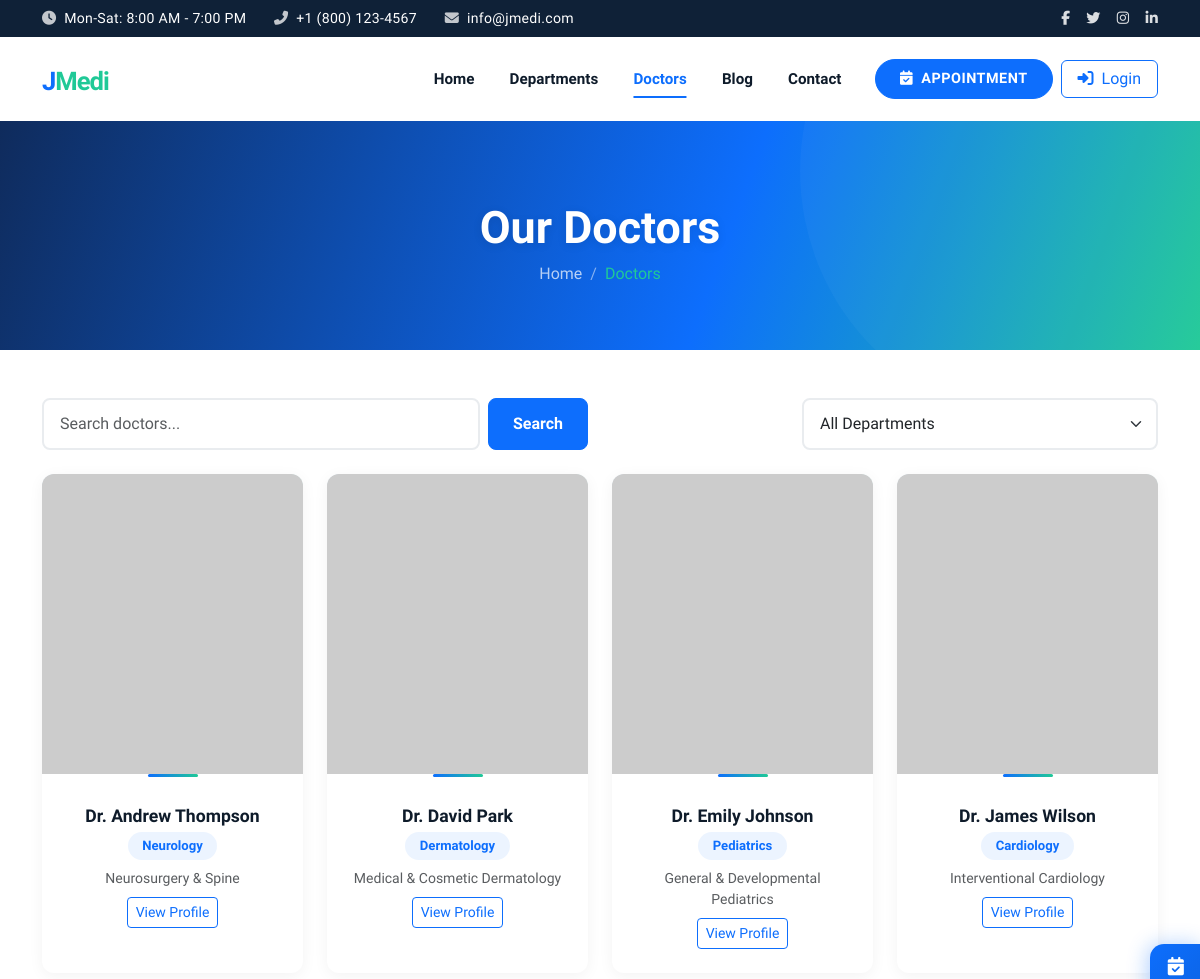
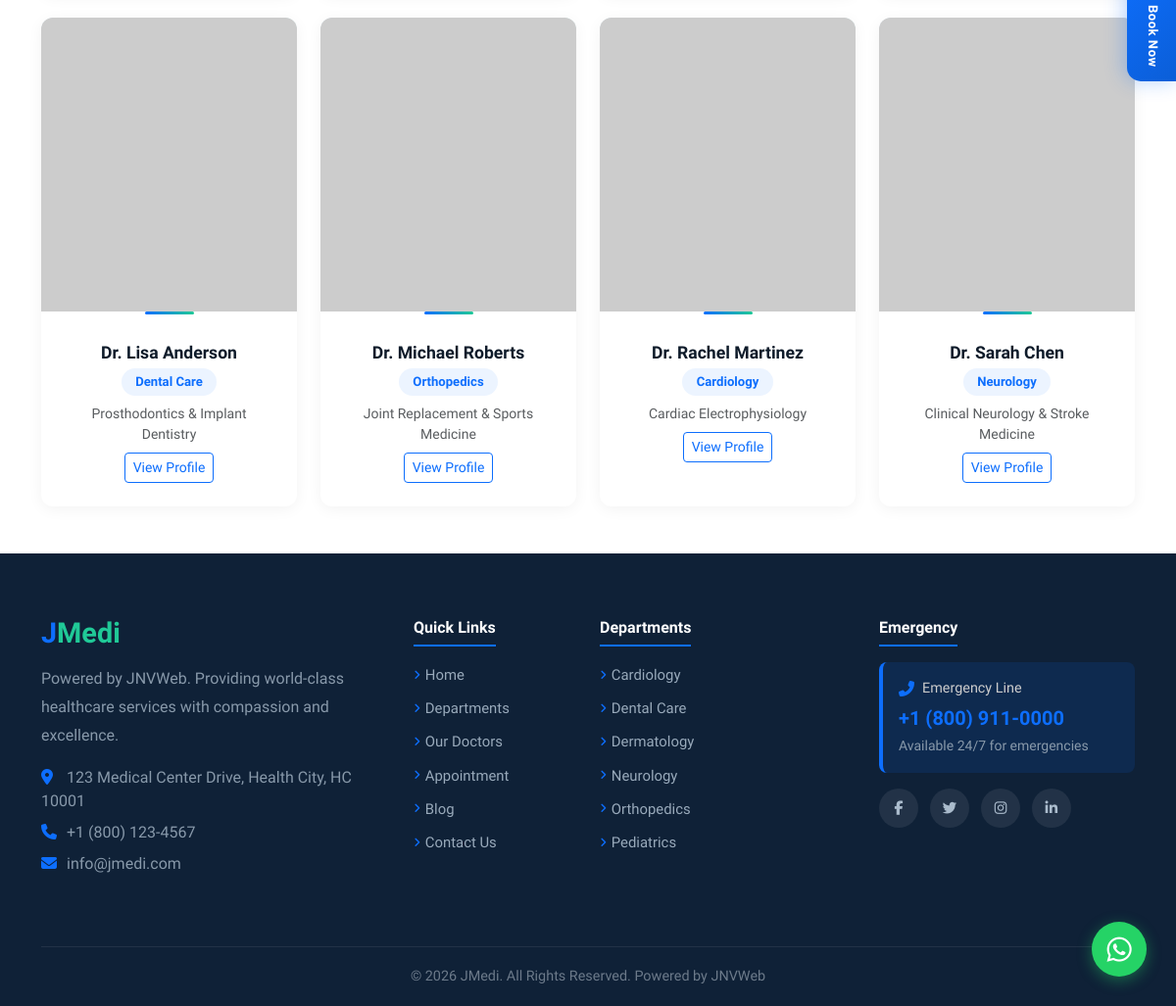
The app's page /doctors.php with its own data (2 pictures, top to bottom).
### tables this page shows
CREATE TABLE IF NOT EXISTS `doctors` (
    `doctor_id`          INT AUTO_INCREMENT PRIMARY KEY,
    `name`               VARCHAR(100) NOT NULL,
    `photo`              VARCHAR(255),
    `department_id`      INT          DEFAULT NULL,
    `qualification`      VARCHAR(255),
    `experience`         VARCHAR(100),
    `specialization`     VARCHAR(255),
    `bio`                TEXT,
    `email`              VARCHAR(100),
    `phone`              VARCHAR(30),
    `available_days`     VARCHAR(255),
    `available_time`     VARCHAR(100),
    `consultation_fee`   DECIMAL(10,2) DEFAULT 500.00,
    `clinic_address`     TEXT,
    `consultation_types` VARCHAR(20)  DEFAULT 'both',
    `status`             SMALLINT     DEFAULT 1,
    `sort_order`         INT          DEFAULT 0,
    `created_at`         TIMESTAMP    DEFAULT CURRENT_TIMESTAMP,
    CONSTRAINT `fk_doctors_dept` FOREIGN KEY (`department_id`) REFERENCES `departments`(`department_id`) ON DELETE SET NULL
);

CREATE TABLE IF NOT EXISTS `departments` (
    `department_id` INT AUTO_INCREMENT PRIMARY KEY,
    `name`          VARCHAR(100) NOT NULL,
    `slug`          VARCHAR(100) UNIQUE NOT NULL,
    `description`   TEXT,
    `icon`          VARCHAR(50)  DEFAULT 'fa-heartbeat',
    `services`      TEXT,
    `image`         VARCHAR(255),
    `status`        SMALLINT     DEFAULT 1,
    `sort_order`    INT          DEFAULT 0,
    `created_at`    TIMESTAMP    DEFAULT CURRENT_TIMESTAMP
);

### includes/functions.php (called while the page is built, shortened)
<?php
function e(string $str): string {
    return htmlspecialchars($str, ENT_QUOTES, 'UTF-8');
}
function getSettings(PDO $pdo): array {
    $stmt = $pdo->query("SELECT setting_key, setting_value FROM settings");
    $settings = [];
    while ($row = $stmt->fetch()) {
        $settings[$row['setting_key']] = $row['setting_value'];
    }
    return $settings;
}
function getDepartments(PDO $pdo, bool $activeOnly = true): array {
    $sql = "SELECT * FROM departments";
    if ($activeOnly) $sql .= " WHERE status = 1";
    $sql .= " ORDER BY sort_order, name";
    return $pdo->query($sql)->fetchAll();
}
function getDoctors(PDO $pdo, ?int $departmentId = null, bool $activeOnly = true): array {
    $sql = "SELECT d.*, dep.name as department_name FROM doctors d LEFT JOIN departments dep ON d.department_id = dep.department_id";
    $conditions = [];
    $params = [];
    if ($activeOnly) {
        $conditions[] = "d.status = 1";
    }
    if ($conditions) {
        $sql .= " WHERE " . implode(' AND ', $conditions);
    }
    $sql .= " ORDER BY d.sort_order, d.name";
    $stmt = $pdo->prepare($sql);
    $stmt->execute($params);
    return $stmt->fetchAll();
}

### public/doctors.php (the view, shortened to what this page needs)
<?php
require_once __DIR__ . '/../includes/header.php';
$deptId = isset($_GET['department']) ? (int)$_GET['department'] : null;
$search = $_GET['search'] ?? '';
$departments = getDepartments($pdo);
if ($search) {
    $stmt = $pdo->prepare("SELECT d.*, dep.name as department_name FROM doctors d LEFT JOIN departments dep ON d.department_id = dep.department_id WHERE d.status = 1 AND (d.name LIKE :s OR d.specialization LIKE :s2) ORDER BY d.name");
    $stmt->execute([':s' => "%$search%", ':s2' => "%$search%"]);
    $doctors = $stmt->fetchAll();
} else {
    $doctors = getDoctors($pdo, $deptId);
}
?>
<div class="page-header">
    <div class="container">
        <h1>Our Doctors</h1>
        <nav aria-label="breadcrumb">
            <ol class="breadcrumb mb-0">
                <li class="breadcrumb-item"><a href="/">Home</a></li>
                <li class="breadcrumb-item active">Doctors</li>
            </ol>
        </nav>
    </div>
</div>
<section class="py-5">
    <div class="container">
        <div class="row mb-4">
            <div class="col-md-6">
                <form class="d-flex" method="GET">
                    <input type="text" name="search" class="form-control me-2" placeholder="Search doctors..." value="<?= e($search) ?>">
                    <button class="btn btn-primary" type="submit">Search</button>
                </form>
            </div>
            <div class="col-md-4 ms-auto mt-3 mt-md-0">
                <select id="deptFilter" class="form-select">
                    <option value="">All Departments</option>
                </select>
            </div>
        </div>
        <div class="row g-4">
            <?php if (empty($doctors)): ?>
                <div class="col-12 text-center py-5">
                    <i class="fas fa-user-md text-muted" style="font-size:3rem;"></i>
                    <p class="text-muted mt-3">No doctors found.</p>
                </div>
            <?php else: ?>
                <?php foreach ($doctors as $doc): ?>
                <div class="col-lg-3 col-md-6">
                    <div class="card doctor-card">
                        <div class="doctor-img">
                            <?php if ($doc['photo']): ?>
                                <img src="<?= e($doc['photo']) ?>" alt="<?= e($doc['name']) ?>">
                            <?php else: ?>
                                <i class="fas fa-user-md placeholder-icon"></i>
                            <?php endif; ?>
                        </div>
                        <div class="card-body">
                            <h5><?= e($doc['name']) ?></h5>
                            <span class="dept-badge"><?= e($doc['department_name'] ?? '') ?></span>
                            <p class="text-muted small mt-2 mb-2"><?= e($doc['specialization'] ?? '') ?></p>
                            <a href="/public/doctor-profile.php?id=<?= $doc['doctor_id'] ?>" class="btn btn-sm btn-outline-primary">View Profile</a>
                        </div>
                    </div>
                </div>
                <?php endforeach; ?>
            <?php endif; ?>
        </div>
    </div>
</section>
<?php require_once __DIR__ . '/../includes/footer.php'; ?>

### includes/footer.php (shortened to what this page needs)
<footer class="footer text-light">
    <div class="container">
        <div class="row g-4 pb-4">
            <div class="col-lg-4 col-md-6">
                <?php $footerLogo = $settings['footer_logo'] ?? ($settings['frontend_logo'] ?? ''); ?>
                <?php if ($footerLogo): ?>
                <a href="/" class="d-inline-block mb-3"><img src="<?= e($footerLogo) ?>" alt="<?= e($settings['site_name'] ?? 'JMedi') ?>" style="height:50px;width:auto;object-fit:contain;filter:brightness(0) invert(1);"></a>
                <?php else: ?>
                <h5 class="mb-3" style="font-size:1.8rem;"><a href="/" class="text-decoration-none"><span style="color:var(--primary);">J</span><span style="color:var(--secondary);">Medi</span></a></h5>
                <?php endif; ?>
                <p style="color:#8899aa;line-height:1.8;"><?= e($settings['tagline'] ?? 'Smart Medical Platform') ?>. Providing world-class healthcare services with compassion and excellence.</p>
                <ul class="list-unstyled" style="color:#8899aa;">
                    <li class="mb-2"><i class="fas fa-map-marker-alt me-2" style="color:var(--primary);width:18px;"></i><?= e($settings['address'] ?? '') ?></li>
                    <li class="mb-2"><i class="fas fa-phone me-2" style="color:var(--primary);width:18px;"></i><?= e($settings['phone'] ?? '') ?></li>
                    <li class="mb-2"><i class="fas fa-envelope me-2" style="color:var(--primary);width:18px;"></i><?= e($settings['email'] ?? '') ?></li>
                </ul>
            </div>
            <div class="col-lg-2 col-md-6">
                <h6 class="mb-3 pb-2" style="border-bottom:2px solid var(--primary);display:inline-block;">Quick Links</h6>
                <ul class="list-unstyled footer-links">
                    <li><a href="/">Home</a></li>
                    <li><a href="/public/departments.php">Departments</a></li>
                    <li><a href="/public/doctors.php">Our Doctors</a></li>
                    <li><a href="/public/appointment.php">Appointment</a></li>
                    <li><a href="/public/blog.php">Blog</a></li>
                    <li><a href="/public/contact.php">Contact Us</a></li>
                </ul>
            </div>
            <div class="col-lg-3 col-md-6">
                <h6 class="mb-3 pb-2" style="border-bottom:2px solid var(--primary);display:inline-block;">Departments</h6>
                <ul class="list-unstyled footer-links">
                    <?php
                    $footerDepts = getDepartments($pdo);
                    foreach (array_slice($footerDepts, 0, 6) as $dept): ?>
                    <li><a href="/public/departments.php?slug=<?= e($dept['slug']) ?>"><?= e($dept['name']) ?></a></li>
                    <?php endforeach; ?>
                </ul>
            </div>
            <div class="col-lg-3 col-md-6">
                <h6 class="mb-3 pb-2" style="border-bottom:2px solid var(--primary);display:inline-block;">Emergency</h6>
                <div class="p-3 rounded-3 mb-3" style="background:rgba(13,110,253,0.12);border-left:4px solid var(--primary);">
                    <div class="d-flex align-items-center gap-2 mb-2">
                        <i class="fas fa-phone-alt" style="color:var(--primary);"></i>
                        <span style="color:#ccc;font-size:0.9rem;">Emergency Line</span>
                    </div>
                    <p class="h5 mb-1" style="color:var(--primary);font-weight:700;"><?= e($settings['emergency_phone'] ?? '') ?></p>
                    <small style="color:#8899aa;">Available 24/7 for emergencies</small>
                </div>
                <div class="social-icons mt-3">
                    <?php if (!empty($settings['facebook'])): ?><a href="<?= e($settings['facebook']) ?>"><i class="fab fa-facebook-f"></i></a><?php endif; ?>
                    <?php if (!empty($settings['twitter'])): ?><a href="<?= e($settings['twitter']) ?>"><i class="fab fa-twitter"></i></a><?php endif; ?>
                    <?php if (!empty($settings['instagram'])): ?><a href="<?= e($settings['instagram']) ?>"><i class="fab fa-instagram"></i></a><?php endif; ?>
                    <?php if (!empty($settings['linkedin'])): ?><a href="<?= e($settings['linkedin']) ?>"><i class="fab fa-linkedin-in"></i></a><?php endif; ?>
                </div>
            </div>
        </div>
        <div class="footer-bottom text-center">
            <p class="mb-0" style="color:#6c7a8a;font-size:0.9rem;"><?= e($settings['footer_text'] ?? '© 2026 JMedi. All Rights Reserved.') ?></p>
        </div>
    </div>
</footer>
<?php
$whatsappNum = $settings['whatsapp_number'] ?? '';
?>
<?php if ($whatsappNum): ?>
<a href="https://wa.me/<?= e($whatsappNum) ?>" target="_blank" class="whatsapp-float" title="Chat on WhatsApp">
    <i class="fab fa-whatsapp"></i>
</a>
<?php endif; ?>
<button type="button" class="appointment-float" data-bs-toggle="modal" data-bs-target="#appointmentModal" title="Book Appointment">
    <i class="fas fa-calendar-check"></i>
    <span>Book Now</span>
</button>
</body>
</html>

### assets/css/style.css (style rules this page uses)
:root { --primary: #0D6EFD; --primary-dark: #0a58ca; --secondary: #20C997; --secondary-dark: #1aae82; --dark: #0e1b2a; --dark-blue: #0f2137; --light-bg: #f5f9fc; --text-body: #555; --text-heading: #0e1b2a; --border-light: #e9ecef; }
body { font-family: 'Segoe UI', Tahoma, Geneva, Verdana, sans-serif; color: var(--text-body); overflow-x: hidden; }
h1, h2, h3, h4, h5, h6 { color: var(--text-heading); font-weight: 700; }
a { transition: all 0.3s ease; }
.doctor-card { border: none; border-radius: 12px; overflow: hidden; transition: all 0.4s ease; box-shadow: 0 3px 15px rgba(0,0,0,0.05); height: 100%; background: white; }
.doctor-card .doctor-img { height: 300px; background: linear-gradient(135deg, #e8f4fd, #d4f5e9); display: flex; align-items: center; justify-content: center; overflow: hidden; position: relative; }
.doctor-card .doctor-img img { width: 100%; height: 100%; object-fit: cover; transition: transform 0.5s; }
.doctor-card .card-body { padding: 1.5rem; text-align: center; position: relative; }
.doctor-card .card-body::before { content: ''; position: absolute; top: 0; left: 50%; transform: translateX(-50%); width: 50px; height: 3px; background: linear-gradient(90deg, var(--primary), var(--secondary)); border-radius: 2px; }
.doctor-card h5 { font-weight: 700; color: var(--text-heading); margin-bottom: 0.3rem; margin-top: 0.5rem; font-size: 1.1rem; }
.doctor-card .dept-badge { display: inline-block; background: rgba(13,110,253,0.08); color: var(--primary); padding: 0.25rem 0.9rem; border-radius: 20px; font-size: 0.82rem; font-weight: 600; }
.page-header { background: linear-gradient(110deg, #0f2b5c, #0D6EFD 60%, #20C997 100%); padding: 5rem 0 4rem; color: white; text-align: center; position: relative; overflow: hidden; }
.page-header::before { content: ''; position: absolute; width: 500px; height: 500px; border-radius: 50%; background: rgba(255,255,255,0.03); top: -200px; right: -100px; }
.page-header h1 { font-weight: 800; font-size: 2.8rem; color: white; text-shadow: 0 2px 10px rgba(0,0,0,0.1); }
.page-header .breadcrumb { justify-content: center; }
.page-header .breadcrumb-item a { color: rgba(255,255,255,0.7); text-decoration: none; }
.page-header .breadcrumb-item.active { color: var(--secondary); }
.page-header .breadcrumb-item + .breadcrumb-item::before { color: rgba(255,255,255,0.5); }
.footer { background: var(--dark-blue) !important; padding-top: 4rem; }
.footer h5, .footer h6 { color: white; font-weight: 700; }
.footer-links li { margin-bottom: 0.6rem; }
.footer-links a { color: #99aabb; text-decoration: none; transition: all 0.3s; font-size: 0.93rem; display: inline-flex; align-items: center; gap: 0.3rem; }
.footer-links a::before { content: '\f105'; font-family: 'Font Awesome 6 Free'; font-weight: 900; font-size: 0.7rem; color: var(--primary); transition: transform 0.3s; }
.footer .social-icons a { width: 40px; height: 40px; border-radius: 50%; background: rgba(255,255,255,0.08); color: #aabbcc; display: inline-flex; align-items: center; justify-content: center; font-size: 0.9rem; text-decoration: none; transition: all 0.3s; margin-right: 0.5rem; }
.footer-bottom { border-top: 1px solid rgba(255,255,255,0.08); padding: 1.2rem 0; margin-top: 2rem; }
.btn-primary { background: var(--primary); border-color: var(--primary); border-radius: 8px; padding: 0.6rem 1.5rem; font-weight: 600; transition: all 0.3s; }
.form-control, .form-select { border-radius: 8px; padding: 0.75rem 1rem; border: 2px solid var(--border-light); }

### includes/footer.php (style rules this page uses)
.whatsapp-float { position: fixed; bottom: 30px; right: 30px; width: 56px; height: 56px; background: #25D366; color: #fff; border-radius: 50%; display: flex; align-items: center; justify-content: center; font-size: 1.8rem; box-shadow: 0 4px 15px rgba(37,211,102,0.4); z-index: 999; text-decoration: none; transition: all 0.3s; }
.appointment-float { position: fixed; right: -2px; top: 50%; transform: translateY(-50%); background: linear-gradient(135deg, #0D6EFD 0%, #0b5ed7 100%); color: #fff; border: none; padding: 14px 16px; border-radius: 14px 0 0 14px; writing-mode: vertical-lr; text-orientation: mixed; font-size: 0.82rem; font-weight: 700; letter-spacing: 0.5px; z-index: 1050; box-shadow: -3px 0 20px rgba(13,110,253,0.3); transition: all 0.3s; display: flex; align-items: center; gap: 8px; cursor: pointer; }
.appointment-float i { font-size: 1.15rem; writing-mode: horizontal-tb; }

### records on screen
doctors: name "Dr. Andrew Thompson", department.name "Neurology", specialization "Neurosurgery & Spine"
doctors: name "Dr. David Park", department.name "Dermatology", specialization "Medical & Cosmetic Dermatology"
doctors: name "Dr. Emily Johnson", department.name "Pediatrics", specialization "General & Developmental Pediatrics"
doctors: name "Dr. James Wilson", department.name "Cardiology", specialization "Interventional Cardiology"
doctors: name "Dr. Lisa Anderson", department.name "Dental Care", specialization "Prosthodontics & Implant Dentistry"
doctors: name "Dr. Michael Roberts", department.name "Orthopedics", specialization "Joint Replacement & Sports Medicine"
doctors: name "Dr. Rachel Martinez", department.name "Cardiology", specialization "Cardiac Electrophysiology"
doctors: name "Dr. Sarah Chen", department.name "Neurology", specialization "Clinical Neurology & Stroke Medicine"
departments: name "Cardiology"
departments: name "Dental Care"
departments: name "Dermatology"
departments: name "Neurology"
departments: name "Orthopedics"
departments: name "Pediatrics"

### other values on screen
$settings['phone'] "+1 (800) 123-4567"
$settings['email'] "info@jmedi.com"
$settings['tagline'] "Powered by JNVWeb"
$settings['address'] "123 Medical Center Drive, Health City, HC 10001"
$settings['emergency_phone'] "+1 (800) 911-0000"
$settings['footer_text'] "© 2026 JMedi. All Rights Reserved. Powered by JNVWeb"
